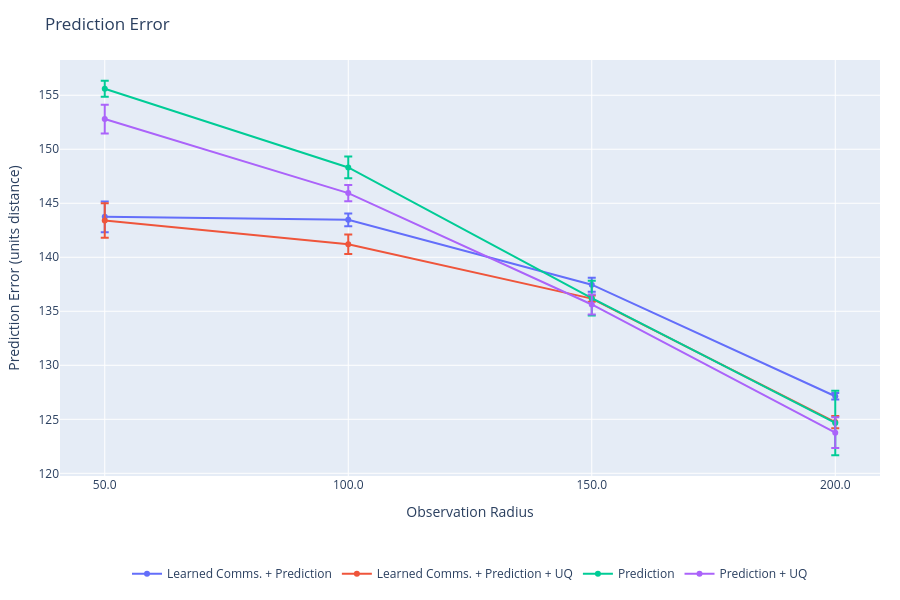
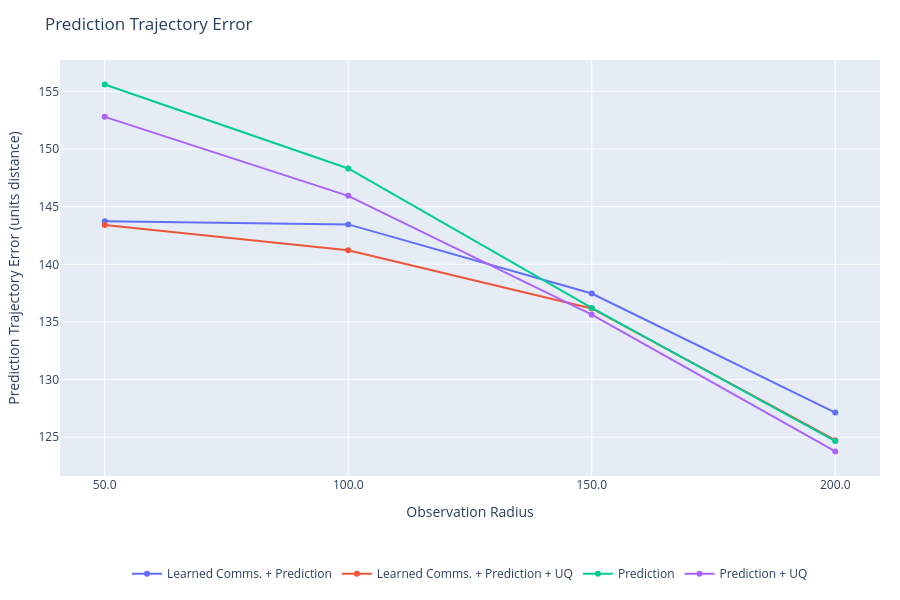
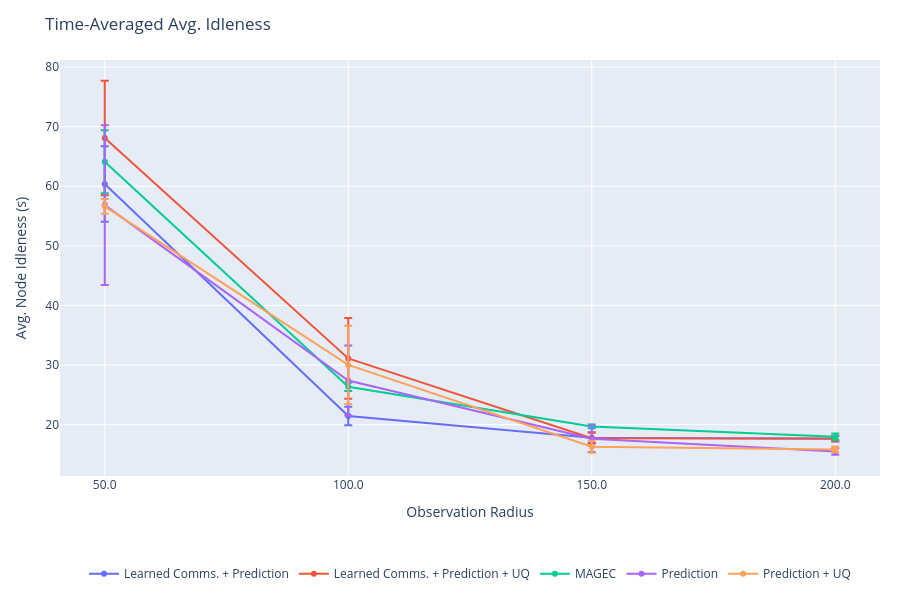
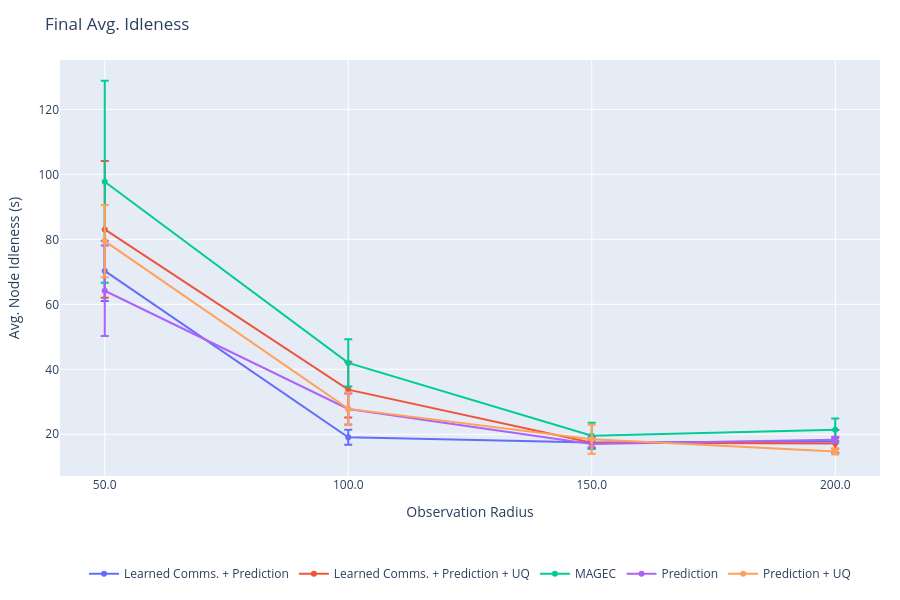

Notebook code cell kept with these figures, in order:
### Code cell
%reload_ext autoreload
%autoreload 2
from plots import *
import numpy as np

x_key = 'observation_radius'

# Data for plotting
plots = {
    'prediction_error_mean': {
        'title': 'Prediction Error',
        'ylabel': 'Prediction Error (units distance)',
        'xlabel': 'Observation Radius',
        'x': {series: get_x_radii(series, output, x_key) for series in output},
        # Average over all episodes and all timesteps.
        'y': {
            series: [np.mean(output[series][exp]['prediction_error_mean']) for exp in sorted_experiments(series, output, x_key)]
                for series in output if not next(iter(output[series].values())).attrs['prediction_disable']
        },
        'y_std': {
            series: [np.std(np.mean(output[series][exp]['prediction_error_mean'], axis=tuple(range(1, output[series][exp]['prediction_error_mean'].ndim)))) for exp in sorted_experiments(series, output, x_key)]
                for series in output if not next(iter(output[series].values())).attrs['prediction_disable']
        }
    },
    'prediction_trajectory_error_mean': {
        'title': 'Prediction Trajectory Error',
        'ylabel': 'Prediction Trajectory Error (units distance)',
        'xlabel': 'Observation Radius',
        'x': {series: get_x_radii(series, output, x_key) for series in output},
        # Average over all episodes and all timesteps.
        'y': {
            series: [np.mean(output[series][exp]['prediction_trajectory_error_mean']) for exp in sorted_experiments(series, output, x_key)]
                for series in output if not next(iter(output[series].values())).attrs['prediction_disable']
        }
    },
    'avg_idleness': {
        'title': 'Time-Averaged Avg. Idleness',
        'ylabel': 'Avg. Node Idleness (s)',
        'xlabel': 'Observation Radius',
        'x': {series: get_x_radii(series, output, x_key) for series in output},
        # Average over all episodes and all timesteps.
        'y': {
            series: [np.mean(output[series][exp]['avg_idleness']) for exp in sorted_experiments(series, output, x_key)]
                for series in output
        },
        'y_std': {
            series: [np.std(np.mean(output[series][exp]['avg_idleness'], axis=tuple(range(1, output[series][exp]['avg_idleness'].ndim)))) for exp in sorted_experiments(series, output, x_key)]
                for series in output
        }
    },
    'avg_idleness_final': {
        'title': 'Final Avg. Idleness',
        'ylabel': 'Avg. Node Idleness (s)',
        'xlabel': 'Observation Radius',
        'x': {series: get_x_radii(series, output, x_key) for series in output},
        'y': {
            series: [np.mean(output[series][exp]['avg_idleness'][:, -1]) for exp in sorted_experiments(series, output, x_key)]
                for series in output
        },
        'y_std': {
            series: [np.std(np.mean(output[series][exp]['avg_idleness'][:, -1], axis=tuple(range(1, output[series][exp]['avg_idleness'][:, -1].ndim)))) for exp in sorted_experiments(series, output, x_key)]
                for series in output
        }
    },
    'avg_idleness_over_time': {
        'title': 'Avg. Idleness vs. Time',
        'ylabel': 'Avg. Node Idleness (s)',
        'xlabel': 'Time Steps',
        # One trace per experiment: average over episodes, keep time dimension.
        'y': {
            series: {
                exp: np.mean(output[series][exp]['avg_idleness'], axis=0)
                for exp in sorted_experiments(series, output, x_key)
            }
            for series in output
        },
        # 'y_std': {
        #     series: {
        #         exp: np.std(output[series][exp]['avg_idleness'], axis=0)
        #         for exp in sorted_experiments(series, output, x_key)
        #     }
        #     for series in output
        # }
    },
    'worst_idleness': {
        'title': 'Time-Averaged Worst Idleness',
        'ylabel': 'Worst Node Idleness (s)',
        'xlabel': 'Observation Radius',
        'x': {series: get_x_radii(series, output, x_key) for series in output},
        # Average over all episodes and all timesteps.
        'y': {
            series: [np.mean(output[series][exp]['worst_idleness']) for exp in sorted_experiments(series, output, x_key)]
                for series in output
        }
    },
    'worst_idleness_final': {
        'title': 'Final Worst Idleness',
        'ylabel': 'Worst Node Idleness (s)',
        'xlabel': 'Observation Radius',
        'x': {series: get_x_radii(series, output, x_key) for series in output},
        'y': {
            series: [np.mean(output[series][exp]['worst_idleness'][:, -1]) for exp in sorted_experiments(series, output, x_key)]
                for series in output
        }
    },
    'worst_idleness_over_time': {
        'title': 'Worst Idleness vs. Time',
        'ylabel': 'Worst Node Idleness (s)',
        'xlabel': 'Time Steps',
        # One trace per experiment: average over episodes, keep time dimension.
        'y': {
            series: {
                exp: np.mean(output[series][exp]['worst_idleness'], axis=0)
                for exp in sorted_experiments(series, output, x_key)
            }
            for series in output
        },
        'y_std': {
            series: {
                exp: np.std(output[series][exp]['worst_idleness'], axis=0)
                for exp in sorted_experiments(series, output, x_key)
            }
            for series in output
        }
    },
    'stddev_idleness': {
        'title': 'Time-Averaged Std. Dev. Idleness',
        'ylabel': 'Std. Dev. Node Idleness (s)',
        'xlabel': 'Observation Radius',
        'x': {series: get_x_radii(series, output, x_key) for series in output},
        # Average over all episodes and all timesteps.
        'y': {
            series: [np.mean(output[series][exp]['stddev_idleness']) for exp in sorted_experiments(series, output, x_key)]
                for series in output
        }
    },
    'stddev_idleness_over_time': {
        'title': 'Std. Dev. Idleness vs. Time',
        'ylabel': 'Std. Dev. Node Idleness (s)',
        'xlabel': 'Time Steps',
        # One trace per experiment: average over episodes, keep time dimension.
        'y': {
            series: {
                exp: np.mean(output[series][exp]['stddev_idleness'], axis=0)
                for exp in sorted_experiments(series, output, x_key)
            }
            for series in output
        },
        'y_std': {
            series: {
                exp: np.std(output[series][exp]['stddev_idleness'], axis=0)
                for exp in sorted_experiments(series, output, x_key)
            }
            for series in output
        }
    },
    'communication_requests': {
        'title': 'Communication Requests vs. Observation Radius',
        'ylabel': 'Communication Requests',
        'xlabel': 'Observation Radius',
        'x': {series: get_x_radii(series, output, x_key) for series in output},
        'y': {
            series: [np.mean(output[series][exp]['communication']['requests_made']) for exp in sorted_experiments(series, output, x_key)]
                for series in output
        }
    },
    'communication_requests_time': {
        'title': 'Cumulative Communication Requests vs. Time',
        'ylabel': 'Communication Requests',
        'xlabel': 'Time Steps',
        'y': {
            series: {
                exp: np.cumsum(np.mean(output[series][exp]['communication']['requests_made'], axis=0))
                for exp in sorted_experiments(series, output, x_key)
            }
            for series in output
        }
    },
    'prediction_uncertainty_mean': {
        'title': 'Prediction Uncertainty',
        'ylabel': 'Prediction Uncertainty (units distance)',
        'xlabel': 'Observation Radius',
        'x': {series: get_x_radii(series, output, x_key) for series in output},
        # Average over all episodes and all timesteps.
        'y': {
            series: [np.mean(output[series][exp]['prediction_uncertainty_mean']) for exp in sorted_experiments(series, output, x_key)]
                for series in output if not next(iter(output[series].values())).attrs['prediction_disable']
        }
    },
    'prediction_uncertainty_gap_mean': {
        'title': 'Prediction Uncertainty Gap',
        'ylabel': 'Prediction Uncertainty Gap (units distance)',
        'xlabel': 'Observation Radius',
        'x': {series: get_x_radii(series, output, x_key) for series in output},
        # Average over all episodes and all timesteps.
        'y': {
            series: [np.mean(output[series][exp]['prediction_uncertainty_gap_mean']) for exp in sorted_experiments(series, output, x_key)]
                for series in output if not next(iter(output[series].values())).attrs['prediction_disable']
        }
    },
}

# Miscelaneous statistics.
timesteps = [np.max([np.max(output[series][experiment]['deltaSteps'].shape[1]) for experiment in output[series]]) for series in output]

plot(plots, timesteps=timesteps)

### Figure 1 — Plotly figure (JSON) as saved in the notebook; plotly's stock layout.template omitted (floating-point values rounded to 4 significant figures)
{"data": [{"error_y": {"array": [1.428, 0.5979, 0.652, 0.2937], "type": "data", "visible": true}, "hovertemplate": "%{x:.2f}: %{y:.4f}<extra></extra>", "mode": "lines+markers", "name": "Learned Comms. + Prediction", "type": "scatter", "x": [50, 100, 150, 200], "y": [143.7, 143.5, 137.5, 127.1]}, {"error_y": {"array": [1.601, 0.9044, 0.2843, 0.5563], "type": "data", "visible": true}, "hovertemplate": "%{x:.2f}: %{y:.4f}<extra></extra>", "mode": "lines+markers", "name": "Learned Comms. + Prediction + UQ", "type": "scatter", "x": [50, 100, 150, 200], "y": [143.4, 141.2, 136.2, 124.7]}, {"error_y": {"array": [0.7429, 1.009, 1.609, 2.988], "type": "data", "visible": true}, "hovertemplate": "%{x:.2f}: %{y:.4f}<extra></extra>", "mode": "lines+markers", "name": "Prediction", "type": "scatter", "x": [50, 100, 150, 200], "y": [155.6, 148.3, 136.2, 124.7]}, {"error_y": {"array": [1.334, 0.746, 0.9351, 1.425], "type": "data", "visible": true}, "hovertemplate": "%{x:.2f}: %{y:.4f}<extra></extra>", "mode": "lines+markers", "name": "Prediction + UQ", "type": "scatter", "x": [50, 100, 150, 200], "y": [152.8, 145.9, 135.6, 123.8]}], "layout": {"autosize": true, "height": 600, "hovermode": "closest", "legend": {"orientation": "h", "x": 0.5, "xanchor": "center", "y": -0.2, "yanchor": "top"}, "margin": {"b": 120, "l": 60, "r": 20, "t": 60}, "showlegend": true, "title": {"text": "Prediction Error"}, "xaxis": {"ticktext": ["50.0", "100.0", "150.0", "200.0"], "tickvals": [50, 100, 150, 200], "title": {"text": "Observation Radius"}}, "yaxis": {"title": {"text": "Prediction Error (units distance)"}}}}

### Figure 2 — Plotly figure (JSON) as saved in the notebook; plotly's stock layout.template omitted (floating-point values rounded to 4 significant figures)
{"data": [{"hovertemplate": "%{x:.2f}: %{y:.4f}<extra></extra>", "mode": "lines+markers", "name": "Learned Comms. + Prediction", "type": "scatter", "x": [50, 100, 150, 200], "y": [143.7, 143.5, 137.5, 127.1]}, {"hovertemplate": "%{x:.2f}: %{y:.4f}<extra></extra>", "mode": "lines+markers", "name": "Learned Comms. + Prediction + UQ", "type": "scatter", "x": [50, 100, 150, 200], "y": [143.4, 141.2, 136.2, 124.7]}, {"hovertemplate": "%{x:.2f}: %{y:.4f}<extra></extra>", "mode": "lines+markers", "name": "Prediction", "type": "scatter", "x": [50, 100, 150, 200], "y": [155.6, 148.3, 136.2, 124.7]}, {"hovertemplate": "%{x:.2f}: %{y:.4f}<extra></extra>", "mode": "lines+markers", "name": "Prediction + UQ", "type": "scatter", "x": [50, 100, 150, 200], "y": [152.8, 145.9, 135.6, 123.8]}], "layout": {"autosize": true, "height": 600, "hovermode": "closest", "legend": {"orientation": "h", "x": 0.5, "xanchor": "center", "y": -0.2, "yanchor": "top"}, "margin": {"b": 120, "l": 60, "r": 20, "t": 60}, "showlegend": true, "title": {"text": "Prediction Trajectory Error"}, "xaxis": {"ticktext": ["50.0", "100.0", "150.0", "200.0"], "tickvals": [50, 100, 150, 200], "title": {"text": "Observation Radius"}}, "yaxis": {"title": {"text": "Prediction Trajectory Error (units distance)"}}}}

### Figure 3 — Plotly figure (JSON) as saved in the notebook; plotly's stock layout.template omitted (floating-point values rounded to 4 significant figures)
{"data": [{"error_y": {"array": [6.326, 1.554, 0.9141, 0.4653], "type": "data", "visible": true}, "hovertemplate": "%{x:.2f}: %{y:.4f}<extra></extra>", "mode": "lines+markers", "name": "Learned Comms. + Prediction", "type": "scatter", "x": [50, 100, 150, 200], "y": [60.39, 21.46, 17.82, 17.62]}, {"error_y": {"array": [9.597, 6.764, 0.8971, 0.4626], "type": "data", "visible": true}, "hovertemplate": "%{x:.2f}: %{y:.4f}<extra></extra>", "mode": "lines+markers", "name": "Learned Comms. + Prediction + UQ", "type": "scatter", "x": [50, 100, 150, 200], "y": [68.1, 31.11, 17.74, 17.66]}, {"error_y": {"array": [5.301, 0.702, 0.3169, 0.5361], "type": "data", "visible": true}, "hovertemplate": "%{x:.2f}: %{y:.4f}<extra></extra>", "mode": "lines+markers", "name": "MAGEC", "type": "scatter", "x": [50, 100, 150, 200], "y": [64.12, 26.35, 19.71, 17.97]}, {"error_y": {"array": [13.41, 5.876, 2.231, 0.55], "type": "data", "visible": true}, "hovertemplate": "%{x:.2f}: %{y:.4f}<extra></extra>", "mode": "lines+markers", "name": "Prediction", "type": "scatter", "x": [50, 100, 150, 200], "y": [56.84, 27.41, 17.65, 15.51]}, {"error_y": {"array": [1.239, 6.576, 1.019, 0.4764], "type": "data", "visible": true}, "hovertemplate": "%{x:.2f}: %{y:.4f}<extra></extra>", "mode": "lines+markers", "name": "Prediction + UQ", "type": "scatter", "x": [50, 100, 150, 200], "y": [56.64, 30.03, 16.3, 15.85]}], "layout": {"autosize": true, "height": 600, "hovermode": "closest", "legend": {"orientation": "h", "x": 0.5, "xanchor": "center", "y": -0.2, "yanchor": "top"}, "margin": {"b": 120, "l": 60, "r": 20, "t": 60}, "showlegend": true, "title": {"text": "Time-Averaged Avg. Idleness"}, "xaxis": {"ticktext": ["50.0", "100.0", "150.0", "200.0"], "tickvals": [50, 100, 150, 200], "title": {"text": "Observation Radius"}}, "yaxis": {"title": {"text": "Avg. Node Idleness (s)"}}}}

### Figure 4 — Plotly figure (JSON) as saved in the notebook; plotly's stock layout.template omitted (floating-point values rounded to 4 significant figures)
{"data": [{"error_y": {"array": [9.27, 2.299, 1.922, 3.5], "type": "data", "visible": true}, "hovertemplate": "%{x:.2f}: %{y:.4f}<extra></extra>", "mode": "lines+markers", "name": "Learned Comms. + Prediction", "type": "scatter", "x": [50, 100, 150, 200], "y": [70.28, 19.1, 17.46, 17.81]}, {"error_y": {"array": [21.03, 8.595, 1.417, 1.635], "type": "data", "visible": true}, "hovertemplate": "%{x:.2f}: %{y:.4f}<extra></extra>", "mode": "lines+markers", "name": "Learned Comms. + Prediction + UQ", "type": "scatter", "x": [50, 100, 150, 200], "y": [83.06, 33.73, 17.38, 17.2]}, {"error_y": {"array": [31.07, 7.281, 3.981, 3.468], "type": "data", "visible": true}, "hovertemplate": "%{x:.2f}: %{y:.4f}<extra></extra>", "mode": "lines+markers", "name": "MAGEC", "type": "scatter", "x": [50, 100, 150, 200], "y": [97.72, 41.98, 19.56, 21.38]}, {"error_y": {"array": [13.94, 4.798, 1.155, 0.9523], "type": "data", "visible": true}, "hovertemplate": "%{x:.2f}: %{y:.4f}<extra></extra>", "mode": "lines+markers", "name": "Prediction", "type": "scatter", "x": [50, 100, 150, 200], "y": [64.17, 27.79, 16.98, 18.31]}, {"error_y": {"array": [11.15, 5.03, 4.489, 0.907], "type": "data", "visible": true}, "hovertemplate": "%{x:.2f}: %{y:.4f}<extra></extra>", "mode": "lines+markers", "name": "Prediction + UQ", "type": "scatter", "x": [50, 100, 150, 200], "y": [79.46, 27.81, 18.48, 14.72]}], "layout": {"autosize": true, "height": 600, "hovermode": "closest", "legend": {"orientation": "h", "x": 0.5, "xanchor": "center", "y": -0.2, "yanchor": "top"}, "margin": {"b": 120, "l": 60, "r": 20, "t": 60}, "showlegend": true, "title": {"text": "Final Avg. Idleness"}, "xaxis": {"ticktext": ["50.0", "100.0", "150.0", "200.0"], "tickvals": [50, 100, 150, 200], "title": {"text": "Observation Radius"}}, "yaxis": {"title": {"text": "Avg. Node Idleness (s)"}}}}
